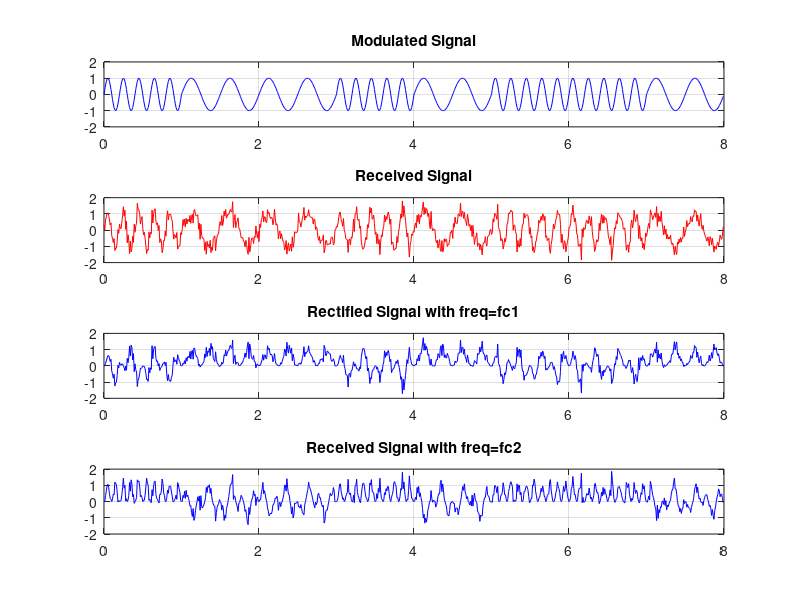

This chart was generated by the following MATLAB code:
clc; clear;
%% Original Signal
bn = '10010110';
ln = length(bn);
Tb = 1;
Ts = 0.01;
t = 0:Ts:Tb-Ts;
fc1 = 2; fc2 = 5;
ct1 = sin(2*pi*fc1*t);
ct2 = sin(2*pi*fc2*t);

p0 = ones(1,length(t));
p1 = ones(1,length(t));

%% Signal Modulation
xp = [];
for n = 1:ln
    if bn(n) == '0'
        xn = p0.*ct1;
    else
        xn = p1.*ct2;
    end
    xp = [xp, xn];
end
subplot(4,1,1)
plot(0:Ts:ln*Tb-Ts, xp, 'b'); grid on; axis([0, ln, -2, 2]);
title("Modulated Signal");
%% Received Signal 
xr = awgn(xp, 10);
subplot(4,1,2)
plot(0:Ts:ln*Tb-Ts, xr, 'r'); grid on; axis([0, ln, -2, 2]);
title("Received Signal");
t1 = 0:Ts:ln*Tb-Ts;
CT1 = sin(2*pi*fc1*t1);
CT2 = sin(2*pi*fc2*t1);
yr1 = xr.*CT1;
yr2 = xr.*CT2;

%% Rectified Signal
subplot(4,1,3);
plot(0:Ts:ln*Tb-Ts, yr1, 'b'); grid on; axis([0, ln, -2, 2]);
title("Rectified Signal with freq=fc1");

subplot(4,1,4);
plot(0:Ts:ln*Tb-Ts, yr2, 'b'); grid on; axis([0, ln, -2, 2]);
title("Received Signal with freq=fc2");

meanBox = [];
for n = 0:ln-1
    meanBox(n+1, 1) = n+1;
    meanBox(n+1, 2) = mean(yr1(n/Ts+1 :(n+1)/Ts));  %Slicing 0 to 1/Ts, 1/Ts to 2/Ts
    meanBox(n+1, 3) = mean(yr2(n/Ts+1 :(n+1)/Ts));
end
disp(meanBox);

threshold = 0.25;
retX = [];
for n = 0:ln-1
    if (meanBox(n+1, 3) > threshold)
        sig = '1';
    else
        sig = '0';
    end
    retX = [retX, sig];
end
disp("Received Signal : ");
disp(retX);
